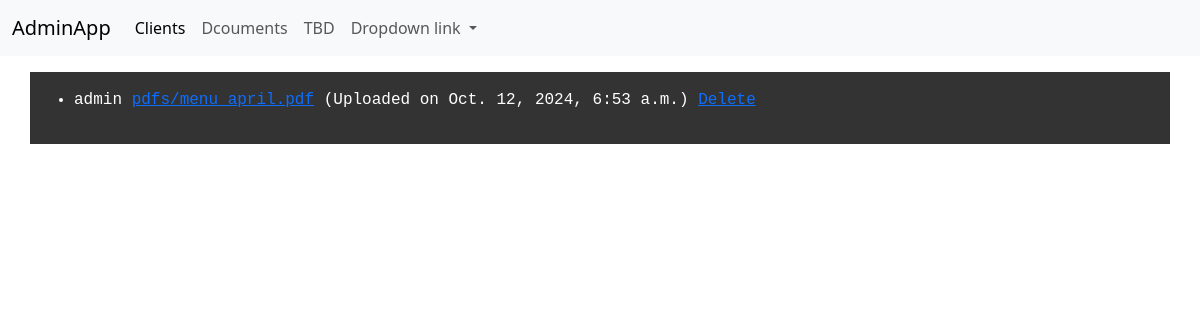
The app's page /manage/client_docs/1 (signed in) with its own data.
### client_app/models.py (models this page shows, shortened)
class ClientUserPDF(models.Model):
    user = models.ForeignKey(User, on_delete=models.CASCADE)  # Many-to-One relationship
    pdf = models.FileField(upload_to='pdfs/')
    uploaded_at = models.DateTimeField(auto_now_add=True)

### admin_app/views.py (the view)
# urls.py: path('client_docs/<id>', views.client_document_view, name='client_docs'),
@login_required
def client_document_view(request, id):
    if request.user.is_superuser:
        user_pdfs = ClientUserPDF.objects.filter(user=id)
        return render(request, 'admin_app/client_docs.html', {"user_pdfs": user_pdfs})

### admin_app/templates/admin_app/client_docs.html
{% extends "admin_app/base.html" %}
{% block content %}
{% for pdf in user_pdfs %}
<ul>
    {% for pdf in user_pdfs %}
        <li>
            <span>{{ pdf.user.username }}</span>
            <a href="{{ pdf.pdf.url }}" download>{{ pdf.pdf.name }}</a>
            (Uploaded on {{ pdf.uploaded_at }})
            <a href="{% url 'admin_delete_pdf' pdf.id %}" class="delete-button">Delete</a>
        </li>
    {% empty %}
        <li>No PDFs available</li>
    {% endfor %}
</ul>
{% endfor %}
{% endblock content %}

### admin_app/static/css/styles.css (style rules this page uses)
*, *::after, *::before { padding: 0; margin: 0; box-sizing: border-box; }
body { min-height: 100vh; }

### records on screen
ClientUserPDF: user.username "admin", pdf.name "pdfs/menu_april.pdf", uploaded_at "Oct. 12, 2024, 6:53 a.m."
